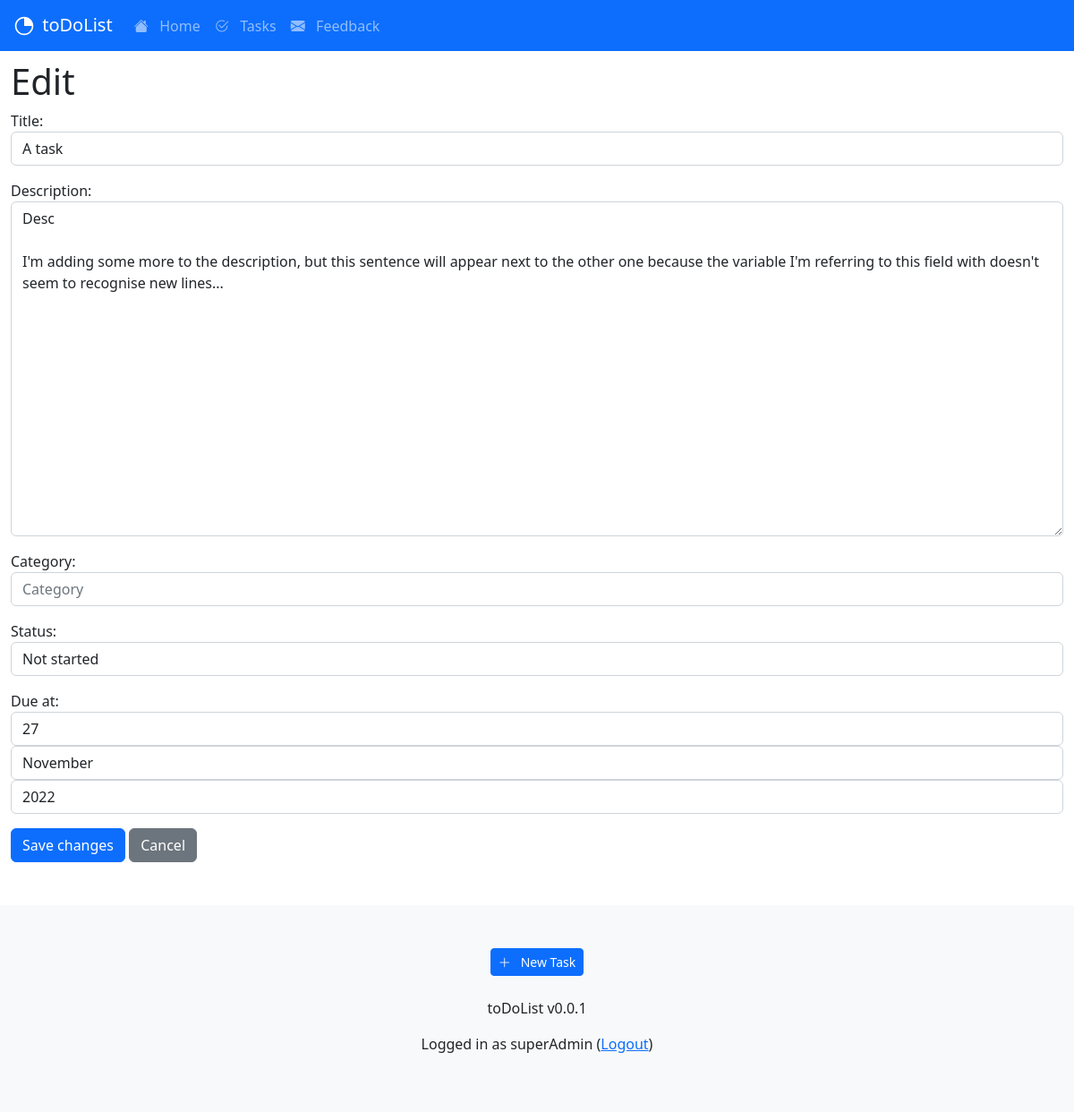
The app's page /tasks/edit/2 (signed in), older data.
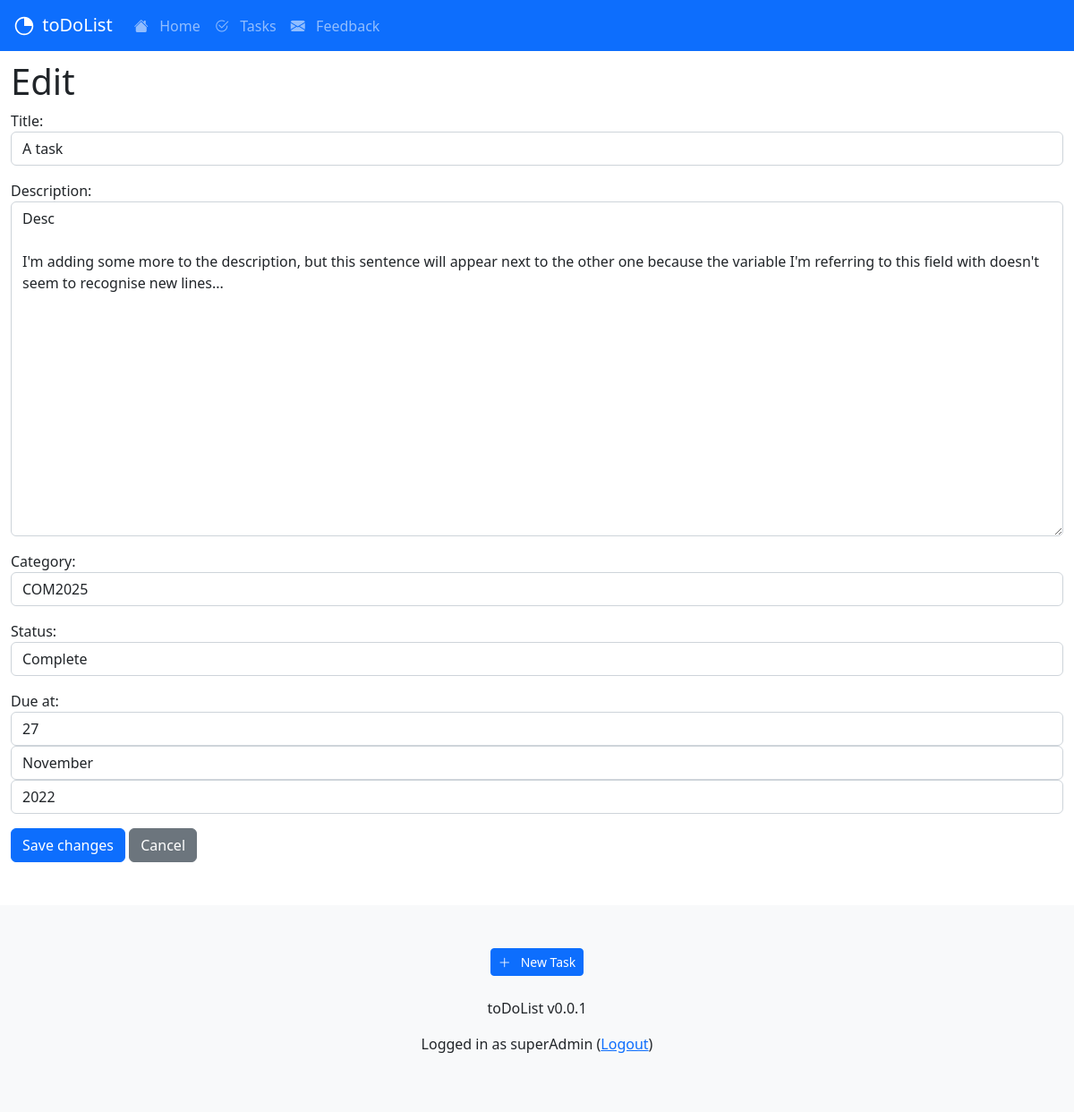
The same page, newer data.
### taskapp/models.py (models this page shows, shortened)
class Task(models.Model):
    title = models.CharField(max_length = 128, unique=True)
    description = models.TextField()
    created_at = models.DateTimeField(auto_now_add=True)
    updated_at = models.DateTimeField(auto_now=True)
    category = models.CharField(max_length = 128)
    status = models.CharField(max_length = 128)
    due_at = models.DateField()
    author = models.ForeignKey(User, on_delete=models.SET_NULL, null=True, blank=True)
    class Meta:
        indexes = [models.Index(fields=['title']), ]

### taskapp/views.py (the view)
# urls.py: path('edit/<int:nid>', views.update_view, name='tasks_update'),
@login_required
def update_view(request, nid):
    context ={}
    obj = get_object_or_404(Task, id = nid)
    if(obj.author != request.user and not(is_admin(request.user))):
        raise PermissionDenied()
    form = TaskForm(request.POST or None, instance = obj)
    if form.is_valid():
        form.save()
        messages.add_message(request, messages.SUCCESS, 'Task Updated')
        return redirect('tasks_detail', pk = nid)
    context["form"] = form
    return render(request, "taskapp/update_view.html", context)

### taskapp/forms.py
class TaskForm(forms.ModelForm):
    class Meta:
        model = Task
        fields = ['title', 'description', 'category',  'status', 'due_at', 'author']
        widgets = {
            'title': forms.TextInput(attrs={
            'class': 'form-control',
            'placeholder': 'Task Title',
            }),
            'description': forms.Textarea(attrs={
            'class': 'form-control',
            'placeholder': 'Task Description',
            'rows' : 15,
            'cols' : 60,
            }),
            'category': forms.TextInput(attrs={
            'class': 'form-control',
            'placeholder': 'Category',
            }),
            'status': forms.Select(choices=STATUS_CHOICES, attrs={
            'class': 'form-control',
            }),
            'due_at': forms.SelectDateWidget(attrs={
            'class': 'form-control',
            }),
            'author': forms.HiddenInput(),
}

### taskapp/views.py (called while the page is built)
def is_admin(user):
    return user.groups.filter(name='TasksAdminUsers').exists() or user.is_superuser

### taskapp/templates/taskapp/update_view.html (shortened to what this page needs)
{% extends 'base.html' %}
{% block content %}
<h1>Edit</h1>
<form method="POST" enctype="multipart/form-data">
    {{ form.as_p }}
    <div class="d-grid gap-2 d-md-block">
        <input type="submit" value="Save changes" class="btn btn-primary">
        <input type="button" class="btn btn-secondary" onclick="history.back()" value="Cancel" />
    </div>
</form>
{% endblock content %}

Row changes from the older to the newer data that the page shows:
changed Task "A task": category (not shown) → "COM2025"; status "Not started" → "Complete"
